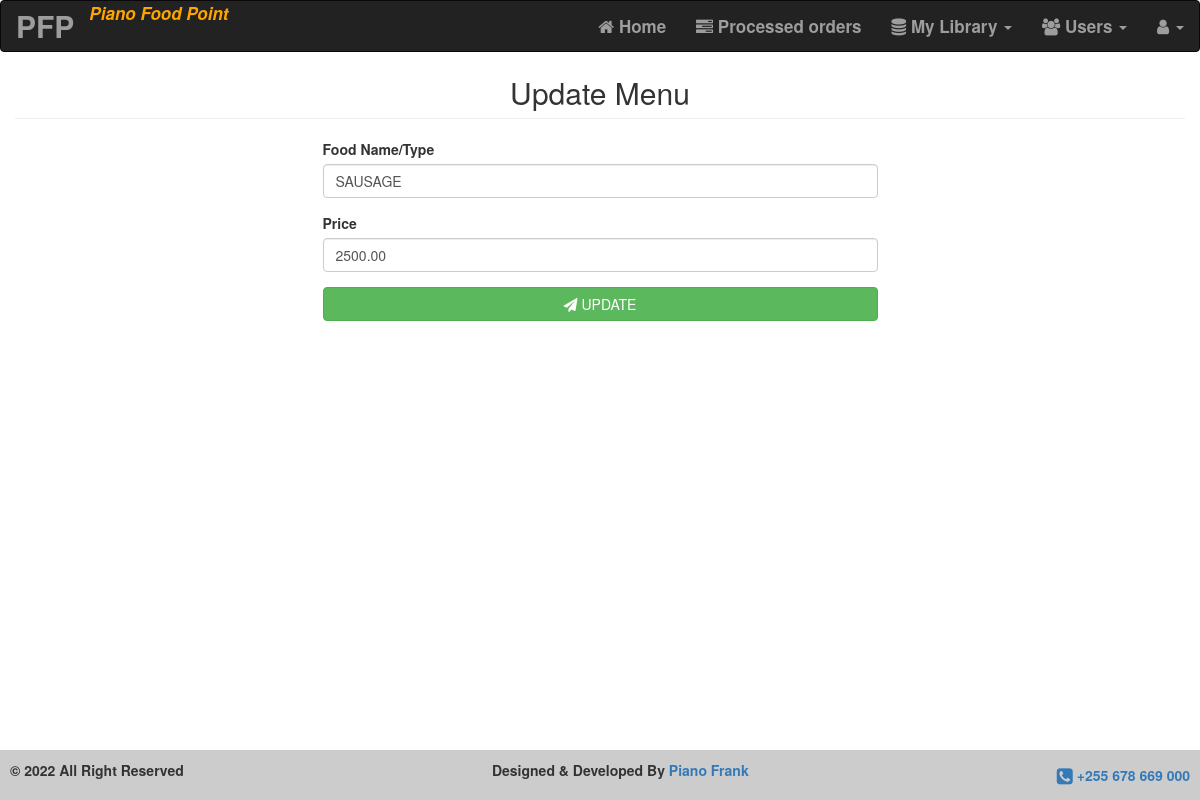
Before: /update_menu.php?update_menu=18 with the older database file.
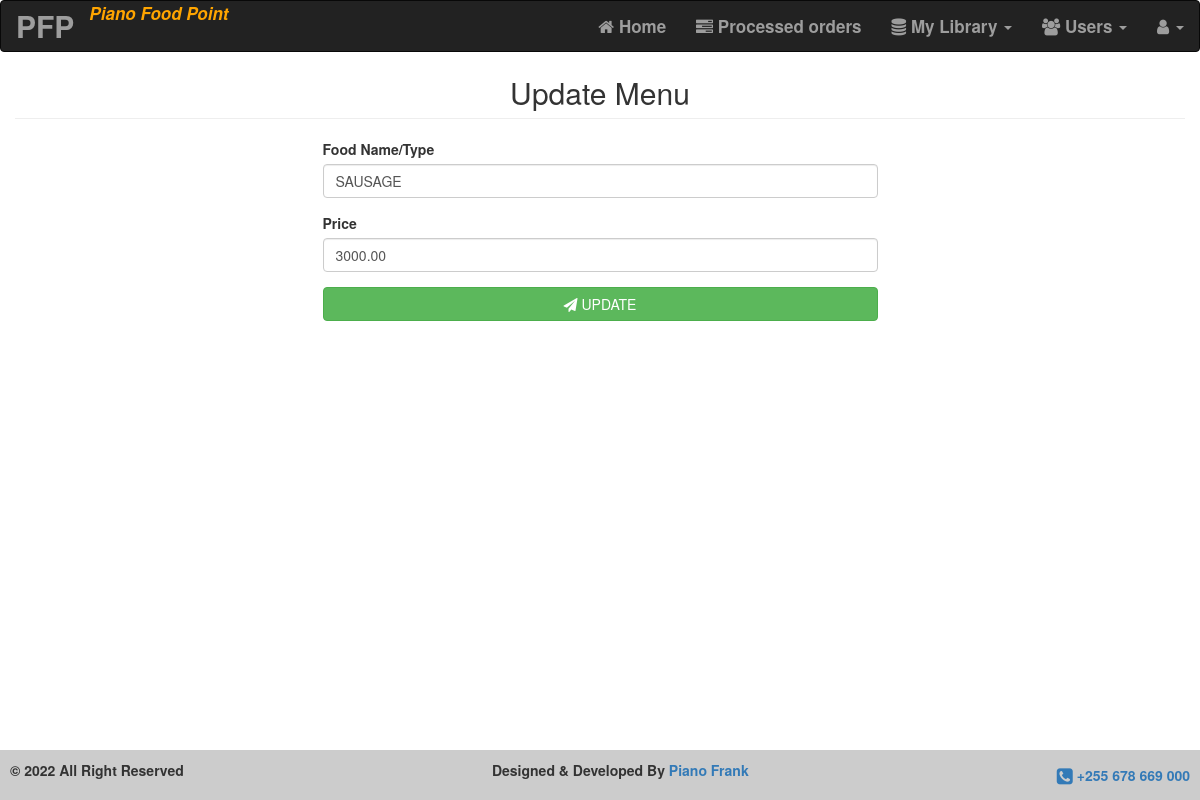
After: the same page with the newer database file.
### tables this page shows
CREATE TABLE `menus` (
  `id` int(11) NOT NULL,
  `menu_name` varchar(30) NOT NULL,
  `menu_price` decimal(10,2) NOT NULL
);

### update_menu.php (the view, shortened to what this page needs)
<?php
include('server.php');
include('header_admin.php');
include('footer.php');
if(isset($_GET['update_menu'])) {
    $id = $_GET['update_menu'];
}
$select_menus = mysqli_query($conn, "SELECT * FROM menus WHERE id = '$id' ");
$fetch_menus = mysqli_fetch_array($select_menus);
?>
<!DOCTYPE html>
<html>
    <head>
        <link rel="stylesheet" href="bootstrap3.min.css">
        <link rel="stylesheet" href="https://maxcdn.bootstrapcdn.com/font-awesome/4.6.3/css/font-awesome.min.css">
    </head>
    <body>
    <section>
        <div class="container-fluid" style="position: absolute; width: 100%; margin-top: 3%;">
        <div>
            <h2 class="text-center page-header">Update Menu</h2>
        </div>
        <div class="container" style="width: 50%; align-content: center;">
            <form action="#" method="POST" onsubmit="return validate_menus()">
                <div class="form-group">
                    <label for="food-name" class="control-label">Food Name/Type</label>
                    <input type="text" name="food_name" class="form-control" id="food" value="<?php echo $fetch_menus['menu_name']; ?>">
                </div>
                <div class="form-group">
                    <label for="initial-price" class="control-label">Price</label>
                    <input type="text" name="food_price" class="form-control" id="price" value="<?php echo $fetch_menus['menu_price']; ?>">
                </div>
                <div class="form-group">
                    <button type="submit" name="edit_menu" class="btn btn-success btn-block"><i class="fa fa-send"></i>  UPDATE</button>
                </div>
            </form>
        </div>
        </div>
    </section>
    </body>
</html>

Changed rows visible on the page:
changed menus "SAUSAGE": food_price "2500.00" → "3000.00"
